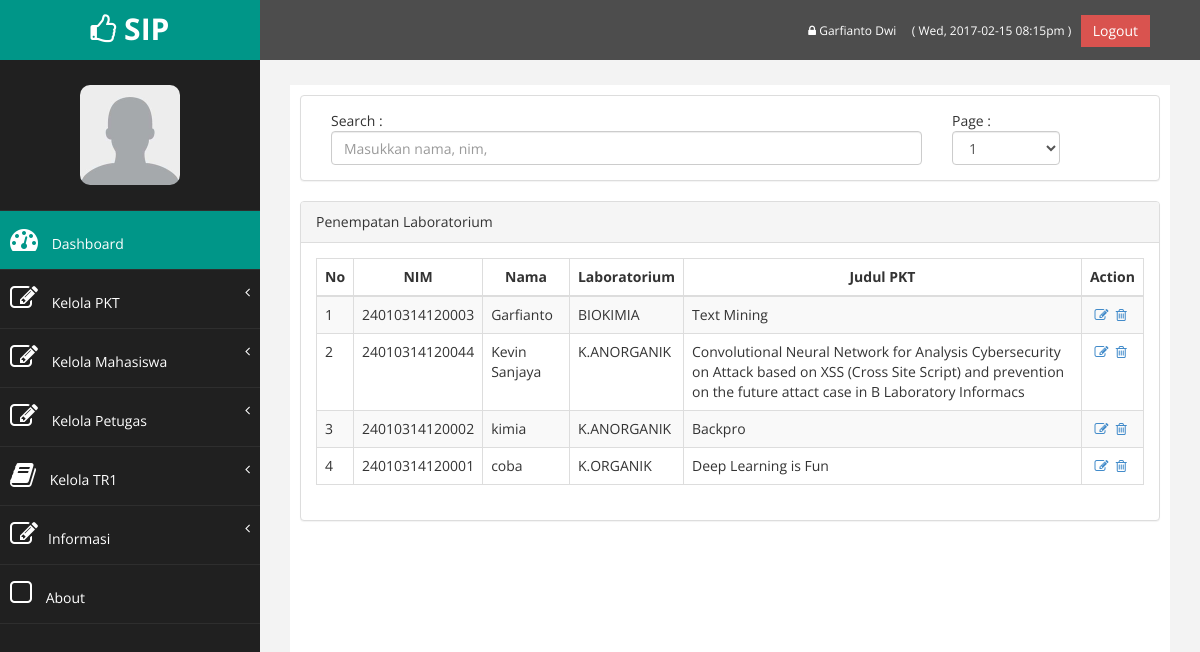
The app's page /dashboard/daftar_judul.php (signed in) with its own data.
### tables this page shows
CREATE TABLE `petugas` (
  `idpetugas` int(11) NOT NULL,
  `nama` varchar(30) NOT NULL,
  `email` varchar(50) NOT NULL,
  `password` varchar(50) NOT NULL
);

CREATE TABLE `judul` (
  `nim` varchar(14) NOT NULL,
  `judul_pkt` varchar(200) NOT NULL,
  `judul_tr1` varchar(200) NOT NULL
);

CREATE TABLE `anggota` (
  `nim` varchar(20) NOT NULL,
  `nama` varchar(30) NOT NULL,
  `password` varchar(50) NOT NULL,
  `alamat` varchar(150) NOT NULL,
  `kota` varchar(30) NOT NULL,
  `email` varchar(50) NOT NULL,
  `no_telp` varchar(15) NOT NULL,
  `id_wali` varchar(20) NOT NULL,
  `angkatan` varchar(10) NOT NULL,
  `judul` varchar(80) NOT NULL,
  `idlab` varchar(10) NOT NULL
);

CREATE TABLE `lab` (
  `id_lab` varchar(15) NOT NULL,
  `nama_lab` varchar(20) NOT NULL,
  `password` varchar(50) NOT NULL,
  `email` varchar(50) NOT NULL,
  `idlab` varchar(50) NOT NULL
);

### dashboard/functions.php (called while the page is built, shortened)
<?php
	require_once('connect.php');
	$con = mysqli_connect($db_host, $db_username, $db_password, $db_database);
	$site_name="SIP";
	if(isset($_SESSION['sip_masuk_aja'])){
		if($_SESSION['sip_status']=='petugas'){
			$query = "SELECT * FROM petugas WHERE idpetugas=".$_SESSION['sip_masuk_aja']."";
			$petugas=mysqli_query($con,$query);
			$petugas=$petugas->fetch_object();
			$status=$_SESSION['sip_status'];
		}elseif($_SESSION['sip_status']=='anggota'){
			$query = "SELECT * FROM anggota WHERE nim=".$_SESSION['sip_masuk_aja']."";
			$anggota=mysqli_query($con,$query);
			$anggota=$anggota->fetch_object();
			$status=$_SESSION['sip_status'];
		}elseif($_SESSION['sip_status']=='dosen'){
			$query = "SELECT * FROM dosen WHERE nip=".$_SESSION['sip_masuk_aja']."";
			$dosen=mysqli_query($con,$query);
			$dosen=$dosen->fetch_object();
			$status=$_SESSION['sip_status'];
		}elseif($_SESSION['sip_status']=='lab'){
			$query = "SELECT * FROM lab WHERE idlab=".$_SESSION['sip_masuk_aja']."";
			$lab=mysqli_query($con,$query);
			$lab=$lab->fetch_object();
			$status=$_SESSION['sip_status'];
		}else {
			echo "Harap ulangi login";
		}
	}
?>

### dashboard/daftar_judul.php (the view, shortened to what this page needs)
<?php
	include_once('sidebar.php');
?>
<div class="row" >
	<div class="col-md-12 col-sm-12 col-xs-12">
		<div class="panel panel-default">
			<div class="panel-body">
				<div class="col-md-9 col-sm-12 col-xs-12">
					Search : <input class="form-control" type="text" name="search" placeholder="Masukkan nama, nim," id="search" value="<?php if(isset($_GET['search'])) echo $_GET['search']; ?>"/>
				</div>
				<div class="col-md-2 col-sm-12 col-xs-12">
					Page :
				<select class='form-control' id='page'>
				<?php
					$query = "SELECT count(nim) as jml_data FROM penempatan";
					$result = $con->query( $query );
					$row = $result->fetch_object();
					$jml_data=$row->jml_data;
					$total_page=ceil($jml_data/10);
					for($i=1;$i<=$total_page;$i++){
						echo "<option value='".$i."'>".$i."</option>";
					}
				?>
				</select>
				</div>
			</div>
		</div>
	</div>
</div>
<div class="row" >
	<div class="col-md-12 col-sm-12 col-xs-12">
		<div class="panel panel-default">
			<div class="panel-heading">
			   Penempatan Laboratorium
			</div>
			<div class="panel-body">
				<div class="table-responsive">
					<table class="table table-striped table-bordered table-hover">
						<thead>
							<tr>
								<th>No</th>
								<th>NIM</th>
								<th>Nama</th>
								<th>Laboratorium</th>
								<th>Judul PKT</th>
								<?php
								if (!($status=="anggota")) {
									echo "<th>Action</th>";
								}
								?>
							</tr>
						</thead>
						<tbody id="hasil_cari">
						<?php
							if($status=="petugas"){
								$query = "SELECT * FROM judul INNER JOIN anggota ON judul.nim=anggota.nim INNER JOIN lab ON anggota.idlab=lab.idlab ORDER BY lab.id_lab LIMIT 10";
							}elseif ($status=="dosen") {
								$query = "SELECT * FROM judul INNER JOIN anggota ON judul.nim=anggota.nim INNER JOIN lab ON anggota.idlab=lab.idlab WHERE anggota.id_wali='".$dosen->id_wali."'";
							}elseif ($status=="lab"){
								$query = "SELECT * FROM judul INNER JOIN anggota ON judul.nim=anggota.nim INNER JOIN lab on anggota.idlab=lab.idlab WHERE lab.idlab='".$lab->idlab."'";
							}elseif ($status=="anggota"){
								$query = "SELECT * FROM bimbingan INNER JOIN anggota ON bimbingan.nim=anggota.nim INNER JOIN dosen on bimbingan.nip=dosen.nip WHERE anggota.nim='".$anggota->nim."'";
							}
							$result = $con->query( $query );
							$i=1;
							while($row = $result->fetch_object()){
								echo "<tr>";
								echo "<td>".$i."</td>";$i++;
								echo "<td>".$row->nim."</td>";
								echo "<td>".$row->nama."</td>";
								echo "<td>".$row->id_lab."</td>";
								echo "<td>".$row->judul_pkt."</td>";
								if (!($status=="anggota")) {
								echo "<td align='center'>
										<a href='edit_judul_pkt.php?nim=".$row->nim."'><i class='fa fa-edit'></i></a>&nbsp;
										<a href='delete_judul_pkt.php?nim=".$row->nim."'><i class='fa fa-trash-o'></i></a>&nbsp;
									 </td>";
								}
								echo "</tr>";
							}
						?>
						</tbody>
					</table>
				</div>
			</div>
		</div>
	</div>
</div>
<?php
	include_once('footer.php');
?>

### dashboard/sidebar.php (shortened to what this page needs)
<?php
	require_once('functions.php');
?>
<!DOCTYPE html>
<html xmlns="http://www.w3.org/1999/xhtml">
<head>
    <link href="assets/css/bootstrap.css" rel="stylesheet" />
    <link href="assets/css/font-awesome.css" rel="stylesheet" />
    <link href="assets/css/custom.css" rel="stylesheet" />
</head>
<body>
    <div id="wrapper">
		<nav class="navbar navbar-default navbar-cls-top " role="navigation" style="margin-bottom: 0">
            <div class="navbar-header">
                <a class="navbar-brand" hKeloref="index.php"><i class="fa fa-thumbs-o-up"></i> <?php echo $site_name ?></a>
            </div>
			<div style="color: white; padding: 15px 50px 5px 50px; float: right; font-size: 16px;">
				<a href="profil.php" title='Ubah Password' style="color:#fff; font-size:12px;"><i class="fa fa-lock"></i> <?php if($status=="petugas") echo $petugas->nama; elseif($status=="dosen") echo $dosen->nama_dosen;elseif($status=="lab") echo $lab->nama_lab; else echo $anggota->nama; ?> </a>&nbsp;&nbsp;
				<a style="text-decoration: none; color:#fff; font-size:12px;"> <?php
					echo " ( ".date("D, Y-m-d") . " ". date("h:ia")." )&nbsp;&nbsp;";
				?>
				</a>
				<a href="logout.php" class="btn btn-danger square-btn-adjust">Logout</a>
			</div>
        </nav>
        <nav class="navbar-default navbar-side" role="navigation">
            <div class="sidebar-collapse">
                <ul class="nav" id="main-menu">
				<li class="text-center">
					<img src="assets/img/user/default.jpg" class="user-image img-responsive"/>
				</li>
				<li>
					<a class="active-menu" href="index.php"><i class="fa fa-dashboard fa-2x"></i> Dashboard</a>
				</li>
				<?php
				if($status=="petugas"){
					echo '<li>
						<a href="#"><i class="fa fa-edit fa-2x"></i> Kelola PKT<span class="fa arrow"></span></a>
						<ul class="nav nav-second-level">
							<li><a href="p_daftar_pkt.php">Pendaftaran PKT</a></li>
							<li><a href="daftar_pkt.php">Daftar Mahasiswa PKT</a></li>
							<li><a href="daftar_input_judul.php">Input Judul Mahasiswa PKT</a></li>
							<li><a href="daftar_judul.php">Daftar Judul Mahasiswa PKT</a></li>
							<li><a href="mhs_lab.php">Input penempatan mahasiswa</a></li>
							<li><a href="daftar_penempatan.php">Daftar penempatan mahasiswa</a></li>
							<li><a href="bimbingan.php">Input bimbingan mahasiswa</a></li>
							<li><a href="daftar_bimbingan.php">Daftar bimbingan mahasiswa</a></li>
							<li><a href="input_nilai_pkt1.php">Input nilai PKT</a></li>
							<li><a href="nilai_pkt.php">Daftar Nilai PKT</a></li>
						</ul>
					</li>
					<li>
						<a href="#"><i class="fa fa-edit fa-2x"></i> Kelola Mahasiswa<span class="fa arrow"></span></a>
						<ul class="nav nav-second-level">
							<li><a href="daftar_anggota.php">Data Anggota</a></li>
							<li><a href="tambah_anggota.php">Tambah Anggota</a></li>
						</ul>
					</li>
					<li>
						<a href="#"><i class="fa fa-edit fa-2x"></i> Kelola Petugas<span class="fa arrow"></span></a>
						<ul class="nav nav-second-level">
							<li><a href="daftar_petugas.php">Data Petugas</a></li>
							<li><a href="tambah_petugas.php">Tambah Petugas</a></li>
						</ul>
					</li>';
				}
				?>
				<li>
						<?php
							echo '<a href="#"><i class="fa fa-book fa-2x"></i> Kelola TR1';
						?>
					<span class="fa arrow"></span></a>
				</li>
				<li>
					<a href="#"><i class="fa fa-edit fa-2x"></i>Informasi<span class="fa arrow"></span></a>
				</li>
					<li>
                        <a  href="http://localhost/sip/index.php#about"><i class="fa fa-square-o fa-2x"></i> About</a>
					</li>
                </ul>
            </div>
        </nav>
        <div id="page-wrapper" >
            <div id="page-inner">

### dashboard/assets/css/custom.css (style rules this page uses)
body { font-family: 'Open Sans', sans-serif; }
#wrapper { width: 100%; background:#202020; }
#page-wrapper { padding: 15px 15px; min-height: 600px; background:#F3F3F3; }
#page-inner { width:100%; margin:10px 20px 10px 0px; background-color:#fff!important; padding:10px; min-height:1200px; }
.text-center { text-align:center; }
.square-btn-adjust { border: 0px solid transparent; -webkit-border-radius: 0px; -moz-border-radius: 0px; border-radius: 0px; }
.user-image { margin: 25px auto; -webkit-border-radius: 10px; -moz-border-radius: 10px; border-radius: 10px; max-height:100px; max-width:100px; }
.navbar-cls-top .navbar-brand { color: #fff; background: #009688; width: 260px; text-align: center; height: 60px; font-size: 30px; font-weight: 700; }
.active-menu { background-color:#009688!important; }
.arrow { float: right; }
.fa.arrow:before { content: "\f104"; }
.sidebar-collapse , .sidebar-collapse .nav { background:none; }
.sidebar-collapse .nav { padding:0; }
.sidebar-collapse .nav > li > a { color:#fff; background:#202020; text-shadow:none; }
.sidebar-collapse > .nav > li > a { padding:15px 10px; }
.sidebar-collapse > .nav > li { border-bottom: 1px solid rgba(107, 108, 109, 0.19); }
.navbar-side { border:none; background-color: #202020; }
.navbar-cls-top { background:#4D4D4D; border-bottom:none; }
.navbar-default { border:0px solid black; }
.navbar-header { background: #009688; }
.nav > li > a > i { margin-right:10px; }
@media (min-width:768px) { #page-wrapper { margin: 0 0 0 260px; padding: 15px 30px; min-height: 1200px; } }
@media (min-width:768px) { .navbar-side { z-index: 1; position: absolute; width: 260px; } }
@media (min-width:768px) { .navbar { border-radius: 0px; } }

### records on screen
petugas: nama "Garfianto Dwi"
judul: anggota.nim "24010314120003", anggota.nama "Garfianto", lab.id_lab "BIOKIMIA", judul_pkt "Text Mining"
judul: anggota.nim "24010314120044", anggota.nama "Kevin Sanjaya", lab.id_lab "K.ANORGANIK", judul_pkt "Convolutional Neural Network for Analysis Cybersecurity on Attack based on XSS (Cross Site Script) and prevention on the future attact case in B Laboratory Informacs"
judul: anggota.nim "24010314120002", anggota.nama "kimia", lab.id_lab "K.ANORGANIK", judul_pkt "Backpro"
judul: anggota.nim "24010314120001", anggota.nama "coba", lab.id_lab "K.ORGANIK", judul_pkt "Deep Learning is Fun"

### other values on screen
$site_name "SIP"
form field value "1"
